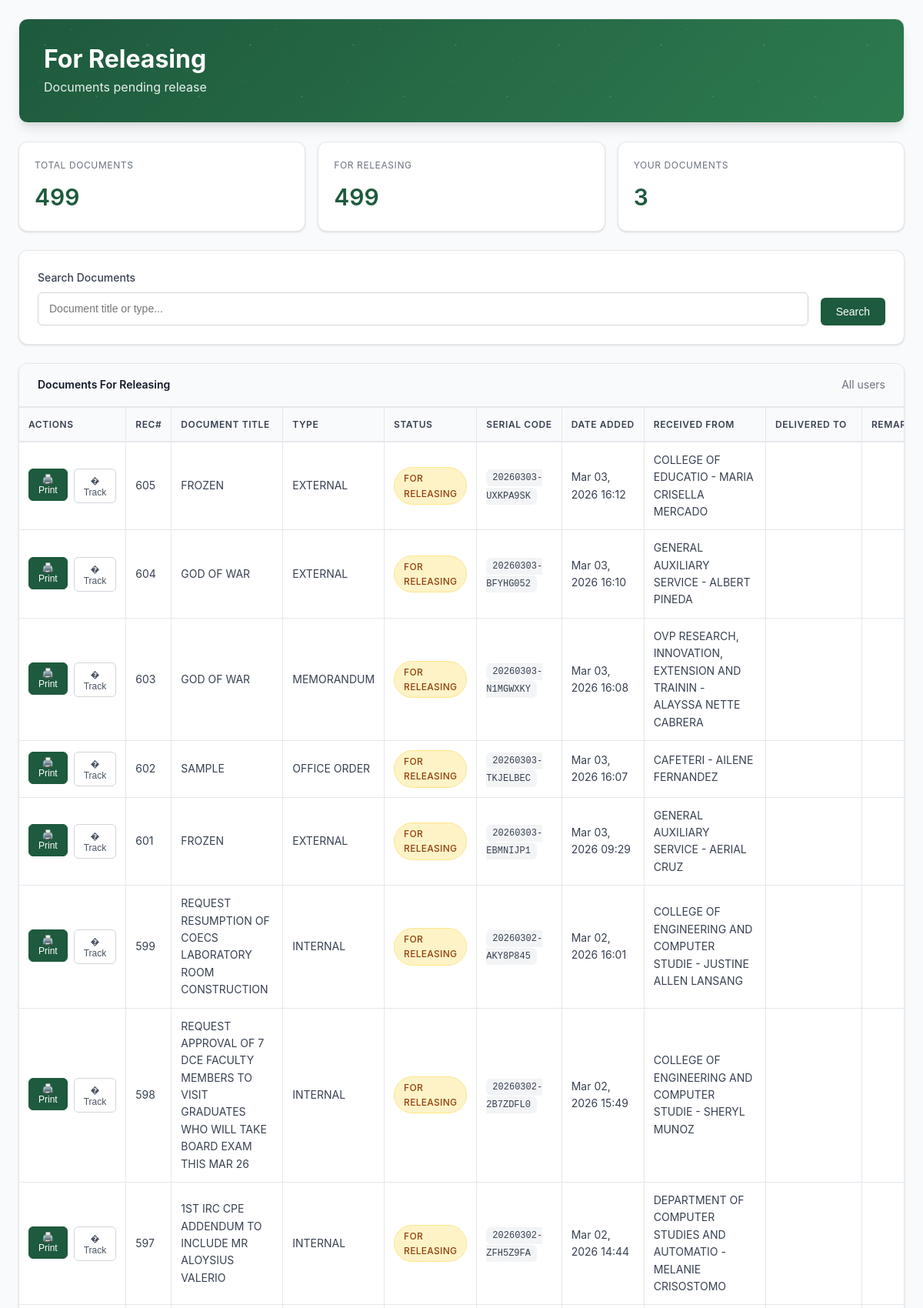
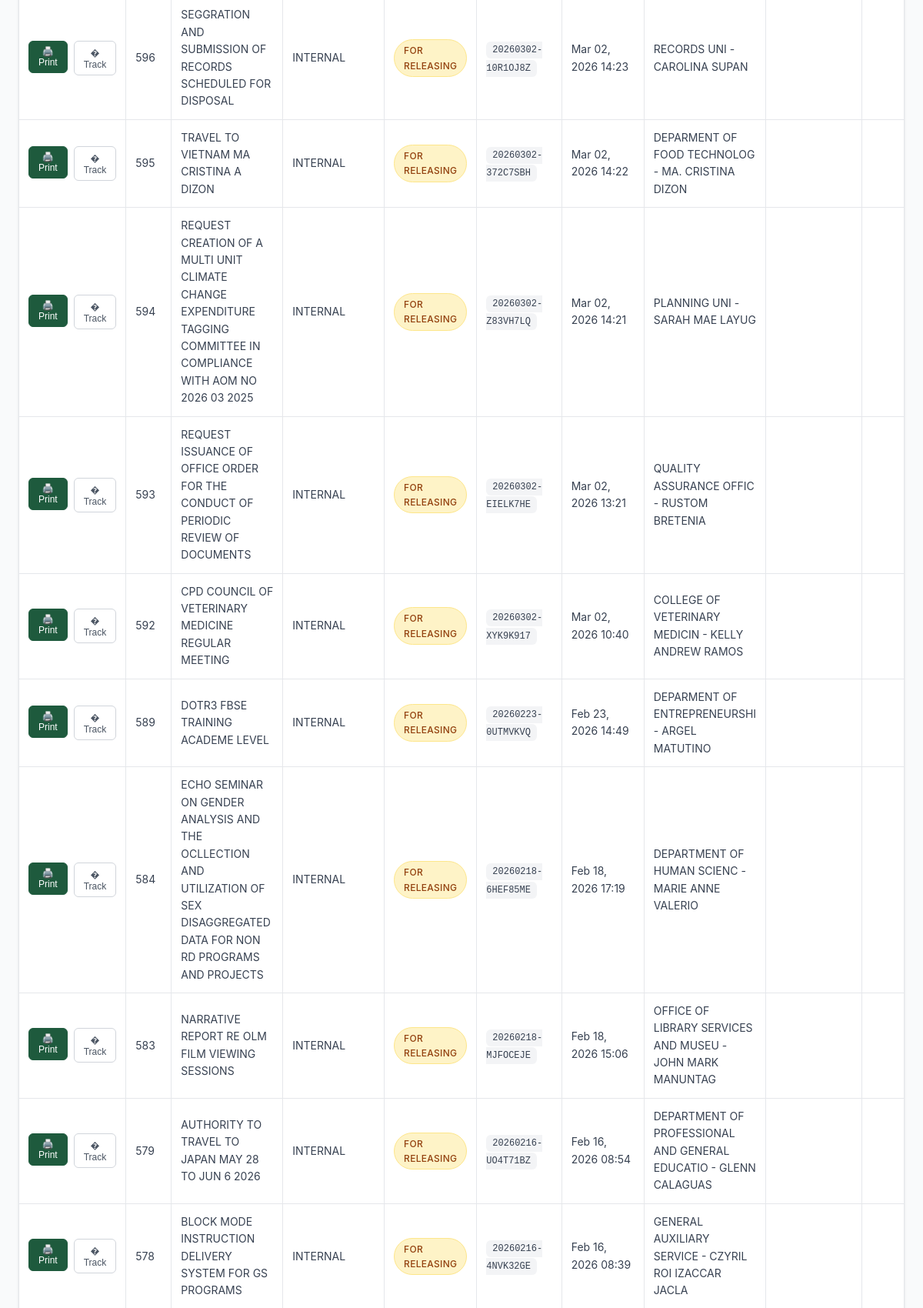
Page /Records/viewgrid.php (signed in, upper part) on the committed database (2 pictures, top to bottom).
### tables this page shows
CREATE TABLE `records_document_main` (
  `idrecords_document_main` int(11) NOT NULL,
  `document_title` varchar(250) DEFAULT NULL,
  `document_type` varchar(45) DEFAULT NULL,
  `document_status` varchar(45) DEFAULT NULL,
  `date_added` datetime DEFAULT current_timestamp(),
  `document_remarks` varchar(250) DEFAULT NULL,
  `serial_code` varchar(30) DEFAULT NULL,
  `received_from` varchar(250) DEFAULT NULL,
  `employee_receipt` varchar(250) DEFAULT NULL,
  `delivered_to` varchar(250) DEFAULT NULL,
  `records_document_maincol` varchar(45) DEFAULT NULL,
  `added_by` int(11) DEFAULT NULL
);

### Records/viewgrid.php (the view, shortened to what this page needs)
<?php
include "connect.php";
$datatable = "records_document_main";
$results_per_page = 27;
$conn = new mysqli($servername, $username, $password, $dbname);
$user_role = $_SESSION['role'];
?>
<!DOCTYPE html>
<html lang="en">
<head>
    <link rel="stylesheet" href="assets/css/psau-style.css">
</head>
<body>
    <div class="page-container">
        <div class="page-header">
            <div class="header-content">
                <div>
                    <h1 class="page-title">For Releasing</h1>
                    <p class="page-subtitle">Documents pending release</p>
                </div>
            </div>
        </div>
        <div class="stats-row">
            <div class="stat-card">
                <div class="stat-label">Total Documents</div>
                <div class="stat-value" id="totalCount">-</div>
            </div>
            <div class="stat-card">
                <div class="stat-label">For Releasing</div>
                <div class="stat-value" id="releasingCount">-</div>
            </div>
            <div class="stat-card">
                <div class="stat-label">Your Documents</div>
                <div class="stat-value" id="userCount">-</div>
            </div>
        </div>
        <div class="search-section">
            <form method="GET" class="search-form">
                <div class="search-group">
                    <label class="search-label">Search Documents</label>
                    <input type="text" name="filtertext" class="search-input"
                           placeholder="Document title or type..."
                           value="<?php echo htmlspecialchars($_GET['filtertext'] ?? ''); ?>">
                </div>
                <button type="submit" class="search-btn">Search</button>
            </form>
        </div>
        <div class="table-section">
            <div class="table-header">
                <div class="table-title">Documents For Releasing</div>
                <div class="table-actions">
                    <span style="color: var(--psau-gray-500); font-size: 0.875rem;">
                        <?php echo $user_role === 'admin' ? 'All users' : 'Your documents only'; ?>
                    </span>
                </div>
            </div>
            <div class="table-container">
                <?php
                $filtertext = $_GET['filtertext'] ?? '';
                $filtertext = trim($filtertext);
                $delivered = 'FOR RELEASING';
                if (isset($_GET["page"])) {
                    $page = $_GET["page"];
                } else {
                    $page = 1;
                }
                $start_from = ($page - 1) * $results_per_page;
                if ($user_role === 'admin') {
                    $sql = "SELECT * FROM ".$datatable." where (document_title like '%".$filtertext."%' or document_type like '%".$filtertext."%') and document_status='$delivered' order by date_added desc LIMIT $start_from, ".$results_per_page;
                }
                $rs_result = $conn->query($sql);
                ?>
                <?php if ($rs_result->num_rows > 0): ?>
                    <table class="documents-table">
                        <thead>
                            <tr>
                                <th>Actions</th>
                                <th>Rec#</th>
                                <th>Document Title</th>
                                <th>Type</th>
                                <th>Status</th>
                                <th>Serial Code</th>
                                <th>Date Added</th>
                                <th>Received From</th>
                                <th>Delivered To</th>
                                <th>Remarks</th>
                            </tr>
                        </thead>
                        <tbody>
                            <?php
                            $rs_result->data_seek(0);
                            while($row = $rs_result->fetch_assoc()):
                            ?>
                                <tr>
                                    <td>
                                        <div class="action-buttons">
                                            <form action='printqrnow.php' method='POST' target='_blank' style="display: inline;">
                                                <button type="submit" name='RefID' value="<?php echo $row["serial_code"]; ?>"
                                                        class="btn-action primary" title="Print QR">
                                                    🖨️ Print
                                                </button>
                                            </form>
                                            <form action='details.php' method='POST' style="display: inline;">
                                                <button type="submit" name='RefID' value="<?php echo $row["serial_code"]; ?>"
                                                        class="btn-action" title="Track Document">
                                                    � Track
                                                </button>
                                            </form>
                                        </div>
                                    </td>
                                    <td><?php echo $row["idrecords_document_main"]; ?></td>
                                    <td><?php echo htmlspecialchars($row["document_title"]); ?></td>
                                    <td><?php echo htmlspecialchars($row["document_type"]); ?></td>
                                    <td>
                                        <span class="status-badge status-for-releasing">
                                            <?php echo htmlspecialchars($row["document_status"]); ?>
                                        </span>
                                    </td>
                                    <td>
                                        <span class="serial-code"><?php echo htmlspecialchars($row["serial_code"]); ?></span>
                                    </td>
                                    <td><?php echo date('M d, Y H:i', strtotime($row["date_added"])); ?></td>
                                    <td><?php echo htmlspecialchars($row["received_from"] . " - " . $row["employee_receipt"]); ?></td>
                                    <td><?php echo htmlspecialchars($row["delivered_to"]); ?></td>
                                    <td><?php echo htmlspecialchars($row["document_remarks"]); ?></td>
                                </tr>
                            <?php endwhile; ?>
                        </tbody>
                    </table>
                <?php endif; ?>
            </div>
        </div>
    </div>
</body>
</html>

### Records/assets/css/psau-style.css (style rules this page uses)
:root { --psau-primary: #1e5a3d; --psau-secondary: #2d7a4f; --psau-accent: #4a9d6a; --psau-light: #e8f5ee; --psau-lighter: #f0faf6; --psau-white: #ffffff; --psau-gray-50: #f9fafb; --psau-gray-100: #f3f4f6; --psau-gray-200: #e5e7eb; --psau-gray-300: #d1d5db; --psau-gray-400: #9ca3af; --psau-gray-500: #6b7280; --psau-gray-600: #4b5563; --psau-gray-700: #374151; --psau-gray-800: #1f2937; --psau-gray-900: #111827; --psau-success: #059669; --psau-warning: #d97706; --psau-error: #dc2626; --psau-info: #2563eb; --font-sans: -apple-system, BlinkMacSystemFont, 'Segoe UI', Roboto, 'Helvetica Neue', Arial, sans-serif; --font-mono: 'SF Mono', Monaco, Inconsolata, 'Roboto Mono', monospace; --space-1: 0.25rem; --space-2: 0.5rem; --space-3: 0.75rem; --space-4: 1rem; --space-5: 1.25rem; --space-6: 1.5rem; --space-8: 2rem; --space-10: 2.5rem; --space-12: 3rem; --space-16: 4rem; --radius: 0.375rem; --radius-md: 0.5rem; --radius-lg: 0.75rem; --radius-xl: 1rem; --radius-2xl: 1.5rem; --shadow-sm: 0 1px 2px 0 rgb(0 0 0 / 0.05); --shadow: 0 1px 3px 0 rgb(0 0 0 / 0.1), 0 1px 2px -1px rgb(0 0 0 / 0.1); --shadow-md: 0 4px 6px -1px rgb(0 0 0 / 0.1), 0 2px 4px -2px rgb(0 0 0 / 0.1); --shadow-lg: 0 10px 15px -3px rgb(0 0 0 / 0.1), 0 4px 6px -4px rgb(0 0 0 / 0.1); --shadow-xl: 0 20px 25px -5px rgb(0 0 0 / 0.1), 0 8px 10px -6px rgb(0 0 0 / 0.1); --transition-fast: 150ms ease-in-out; --transition: 200ms ease-in-out; --transition-slow: 300ms ease-in-out; }
* { box-sizing: border-box; margin: 0; padding: 0; }
html { font-size: 16px; line-height: 1.5; -webkit-text-size-adjust: 100%; -moz-text-size-adjust: 100%; text-size-adjust: 100%; }
body { font-family: var(--font-sans); font-size: 0.875rem; line-height: 1.6; color: var(--psau-gray-700); background-color: var(--psau-gray-50); -webkit-font-smoothing: antialiased; -moz-osx-font-smoothing: grayscale; }
h1, h2, h3, h4, h5, h6 { font-weight: 600; line-height: 1.25; color: var(--psau-gray-900); }
h1 { font-size: 2rem; }
p { margin-bottom: var(--space-4); }
.documents-table, .users-table { width: 100%; border-collapse: separate; border-spacing: 0; background-color: var(--psau-white); }
.table th, .table td, .documents-table th, .documents-table td, .users-table th, .users-table td { padding: var(--space-3) var(--space-4); text-align: left; border-bottom: 1px solid var(--psau-gray-200); border-right: 1px solid var(--psau-gray-200); }
.table th:last-child, .table td:last-child, .documents-table th:last-child, .documents-table td:last-child, .users-table th:last-child, .users-table td:last-child { border-right: none; }
.table th, .documents-table th, .users-table th { font-weight: 600; color: var(--psau-gray-900); background-color: var(--psau-gray-50); font-size: 0.75rem; text-transform: uppercase; letter-spacing: 0.05em; border-top: 1px solid var(--psau-gray-200); }

### rows in the picture
records_document_main: idrecords_document_main "605", document_title "FROZEN", document_type "EXTERNAL", document_status "FOR RELEASING", serial_code "20260303-UXKPA9SK", date_added "Mar 03, 2026 16:12", received_from+employee_receipt "COLLEGE OF EDUCATIO - MARIA CRISELLA MERCADO"
records_document_main: idrecords_document_main "604", document_title "GOD OF WAR", document_type "EXTERNAL", document_status "FOR RELEASING", serial_code "20260303-BFYHG052", date_added "Mar 03, 2026 16:10", received_from+employee_receipt "GENERAL AUXILIARY SERVICE - ALBERT PINEDA"
records_document_main: idrecords_document_main "603", document_title "GOD OF WAR", document_type "MEMORANDUM", document_status "FOR RELEASING", serial_code "20260303-N1MGWXKY", date_added "Mar 03, 2026 16:08", received_from+employee_receipt "OVP RESEARCH, INNOVATION, EXTENSION AND TRAININ - ALAYSSA NETTE CABRERA"
records_document_main: idrecords_document_main "602", document_title "SAMPLE", document_type "OFFICE ORDER", document_status "FOR RELEASING", serial_code "20260303-TKJELBEC", date_added "Mar 03, 2026 16:07", received_from+employee_receipt "CAFETERI - AILENE FERNANDEZ"
records_document_main: idrecords_document_main "601", document_title "FROZEN", document_type "EXTERNAL", document_status "FOR RELEASING", serial_code "20260303-EBMNIJP1", date_added "Mar 03, 2026 09:29", received_from+employee_receipt "GENERAL AUXILIARY SERVICE - AERIAL CRUZ"
records_document_main: idrecords_document_main "599", document_title "REQUEST RESUMPTION OF COECS LABORATORY ROOM CONSTRUCTION", document_type "INTERNAL", document_status "FOR RELEASING", serial_code "20260302-AKY8P845", date_added "Mar 02, 2026 16:01", received_from+employee_receipt "COLLEGE OF ENGINEERING AND COMPUTER STUDIE - JUSTINE ALLEN LANSANG"
records_document_main: idrecords_document_main "598", document_title "REQUEST APPROVAL OF 7 DCE FACULTY MEMBERS TO VISIT GRADUATES WHO WILL TAKE BOARD EXAM THIS MAR 26", document_type "INTERNAL", document_status "FOR RELEASING", serial_code "20260302-2B7ZDFL0", date_added "Mar 02, 2026 15:49", received_from+employee_receipt "COLLEGE OF ENGINEERING AND COMPUTER STUDIE - SHERYL MUNOZ"
records_document_main: idrecords_document_main "597", document_title "1ST IRC CPE ADDENDUM TO INCLUDE MR ALOYSIUS VALERIO", document_type "INTERNAL", document_status "FOR RELEASING", serial_code "20260302-ZFH5Z9FA", date_added "Mar 02, 2026 14:44", received_from+employee_receipt "DEPARTMENT OF COMPUTER STUDIES AND AUTOMATIO - MELANIE CRISOSTOMO"
records_document_main: idrecords_document_main "596", document_title "SEGGRATION AND SUBMISSION OF RECORDS SCHEDULED FOR DISPOSAL", document_type "INTERNAL", document_status "FOR RELEASING", serial_code "20260302-10R1OJ8Z", date_added "Mar 02, 2026 14:23", received_from+employee_receipt "RECORDS UNI - CAROLINA SUPAN"
records_document_main: idrecords_document_main "595", document_title "TRAVEL TO VIETNAM MA CRISTINA A DIZON", document_type "INTERNAL", document_status "FOR RELEASING", serial_code "20260302-372C7SBH", date_added "Mar 02, 2026 14:22", received_from+employee_receipt "DEPARMENT OF FOOD TECHNOLOG - MA. CRISTINA DIZON"
records_document_main: idrecords_document_main "594", document_title "REQUEST CREATION OF A MULTI UNIT CLIMATE CHANGE EXPENDITURE TAGGING COMMITTEE IN COMPLIANCE WITH AOM NO 2026 03 2025", document_type "INTERNAL", document_status "FOR RELEASING", serial_code "20260302-Z83VH7LQ", date_added "Mar 02, 2026 14:21", received_from+employee_receipt "PLANNING UNI - SARAH MAE LAYUG"
records_document_main: idrecords_document_main "593", document_title "REQUEST ISSUANCE OF OFFICE ORDER FOR THE CONDUCT OF PERIODIC REVIEW OF DOCUMENTS", document_type "INTERNAL", document_status "FOR RELEASING", serial_code "20260302-EIELK7HE", date_added "Mar 02, 2026 13:21", received_from+employee_receipt "QUALITY ASSURANCE OFFIC - RUSTOM BRETENIA"
records_document_main: idrecords_document_main "592", document_title "CPD COUNCIL OF VETERINARY MEDICINE REGULAR MEETING", document_type "INTERNAL", document_status "FOR RELEASING", serial_code "20260302-XYK9K917", date_added "Mar 02, 2026 10:40", received_from+employee_receipt "COLLEGE OF VETERINARY MEDICIN - KELLY ANDREW RAMOS"
records_document_main: idrecords_document_main "589", document_title "DOTR3 FBSE TRAINING ACADEME LEVEL", document_type "INTERNAL", document_status "FOR RELEASING", serial_code "20260223-0UTMVKVQ", date_added "Feb 23, 2026 14:49", received_from+employee_receipt "DEPARMENT OF ENTREPRENEURSHI - ARGEL MATUTINO"
records_document_main: idrecords_document_main "584", document_title "ECHO SEMINAR ON GENDER ANALYSIS AND THE OCLLECTION AND UTILIZATION OF SEX DISAGGREGATED DATA FOR NON RD PROGRAMS AND PROJECTS", document_type "INTERNAL", document_status "FOR RELEASING", serial_code "20260218-6HEF85ME", date_added "Feb 18, 2026 17:19", received_from+employee_receipt "DEPARTMENT OF HUMAN SCIENC - MARIE ANNE VALERIO"
records_document_main: idrecords_document_main "583", document_title "NARRATIVE REPORT RE OLM FILM VIEWING SESSIONS", document_type "INTERNAL", document_status "FOR RELEASING", serial_code "20260218-MJFOCEJE", date_added "Feb 18, 2026 15:06", received_from+employee_receipt "OFFICE OF LIBRARY SERVICES AND MUSEU - JOHN MARK MANUNTAG"
records_document_main: idrecords_document_main "579", document_title "AUTHORITY TO TRAVEL TO JAPAN MAY 28 TO JUN 6 2026", document_type "INTERNAL", document_status "FOR RELEASING", serial_code "20260216-UO4T71BZ", date_added "Feb 16, 2026 08:54", received_from+employee_receipt "DEPARTMENT OF PROFESSIONAL AND GENERAL EDUCATIO - GLENN CALAGUAS"
records_document_main: idrecords_document_main "578", document_title "BLOCK MODE INSTRUCTION DELIVERY SYSTEM FOR GS PROGRAMS", document_type "INTERNAL", document_status "FOR RELEASING", serial_code "20260216-4NVK32GE", date_added "Feb 16, 2026 08:39", received_from+employee_receipt "GENERAL AUXILIARY SERVICE - CZYRIL ROI IZACCAR JACLA"
